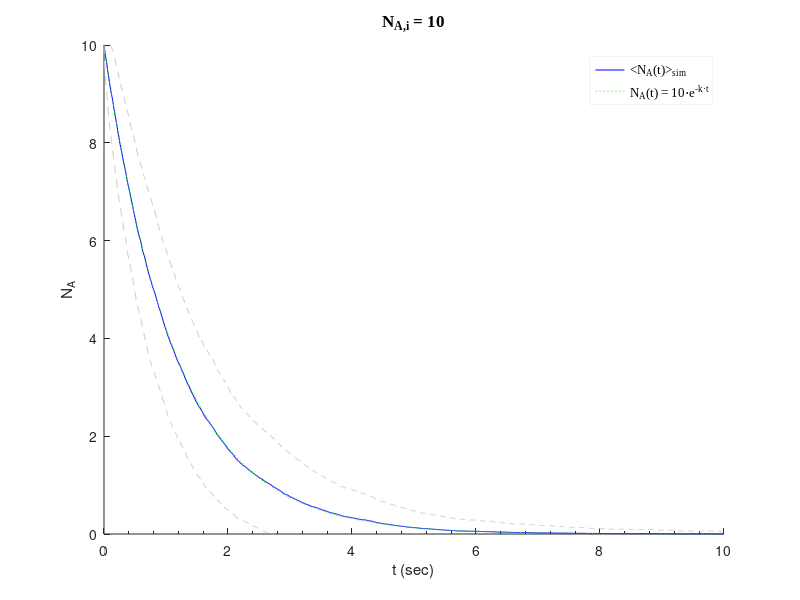
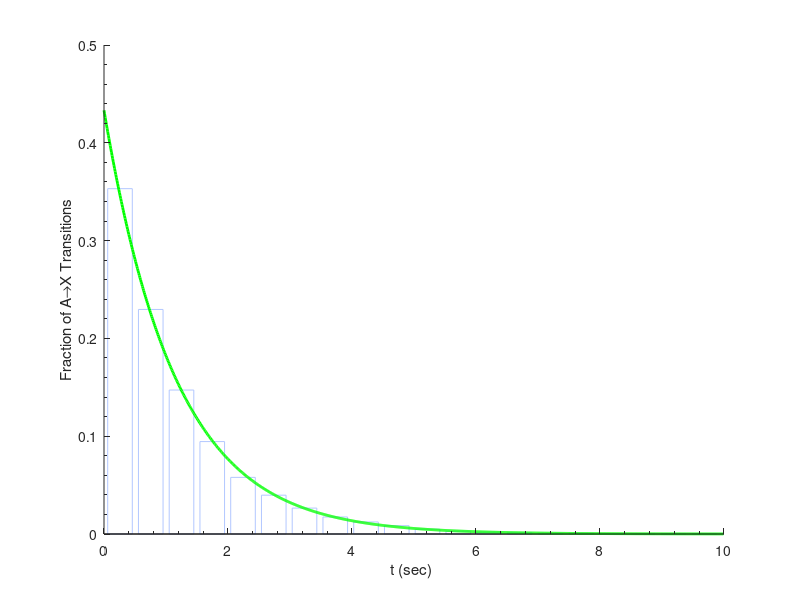

Write MATLAB code to recreate these figures, in order. (Note: this script raises an error after producing the figures.)
%  A --> B  ; Simulating 1st order kinetics. Considering individual agents.

% Author: Alex Plakantonakis,   Copyright (c) 2019
% License: GNU GPLv3

clear; clc;             tic

% Assume constant time step increment (sec)
dt = 0.01;
totalTime = 10;                                 % Simulation time (sec)
t_steps = totalTime / dt;
time = 0:dt:totalTime-dt;

agents = 10;                                    % Initial number of A agents
lambda = 0.8;                   
k = log(2)/lambda;

reps = 1000;                                      % Number of times to repeat experiment

% k_calc = zeros(size(dt_array,2),n);
S = zeros(reps,t_steps);                        % To monitor population size
extt = zeros(reps,agents);                     % To monitor extinction time of agents

for n = 1:reps

    A = ones(1,agents);      
    S(n,1) = agents;
    P = zeros(1,t_steps);
    
    for t = 2:t_steps
        
        tempA = find(A==1);                     % find "alive" A agents
        
        for i = 1:size(tempA,2)
                
                P(t) = 1 - 2^(-dt/lambda);      % P from integrated rate law
%                     P(t) = k*dt;              % P from differential rate law

                if rand < P(t)                  % **** check probability condition ****
                    A(tempA(i)) = 0;            % agent dies
                    extt(n,tempA(i)) = time(t);        
                end         
                
        end                 % 'for i' loop
        
        S(n,t) = sum(A);
                
    end                     % 'for t' loop
    
%     k_calc(y,x) = FitCurve_exp_FixA(time',S',agents);
end                         % 'for n' loop

avg = mean(S);                          sdev = std(S);
y_theory = agents * exp(-k .* time);

%% Remove zeros from extt (zeros represent agents that didn't die within totalTime)
for z=1:agents
    extt_zeros = find(extt(:,z)==0);
    for a = 1:size(extt_zeros,1)
        extt(extt_zeros(a),z) = NaN;
    end
end
extt = reshape(extt,[],1);                      % Reshape into column vector

%% Plot results
figure;
p1 = plot(time,avg,'b');           hold on;
p2 = plot(time,avg+sdev,'k','LineStyle','--','Color',[0.8 0.8 0.8]);
p3 = plot(time,avg-sdev,'k','LineStyle','--','Color',[0.8 0.8 0.8]);
p4 = plot(time,y_theory,':g');

title(['N_{A,i} = ' num2str(agents)],'FontName','Times New Roman','FontSize',12);
axis([0 totalTime 0 agents]);
set(gca,'XMinorTick','on','Box','off');
xlabel('t (sec)');                      ylabel('N_A');

leg0 = legend([p1 p4],'<N_A(t)>_{sim}','N_A(t) = 10\cdote^{-k\cdott}');
set(leg0,'FontName','Times New Roman','FontSize',9,...
    'EdgeColor',[0.95 0.95 0.95],'Location','NorthEast');       

% hgsave(['o1_TCdev_A=' num2str(agents) '.fig']);
%% Plot Extinction time distribution 
bins = 20;

figure;
% hist(extt);                                   % histogram for all agents
% h = findobj(gca,'Type','patch');              % use set(h(1),...) commands below to customize

[num1, c1] = hist(extt,bins);                   % obtain histogram data
Num1 = num1 / (reps*agents);                    % Normalize

b = bar(c1',Num1');                                             hold on;
set(b(1),'FaceColor','flat','EdgeColor',[0.70 0.78 1]);  

exp_PDF1 = 1 / (bins/totalTime) * k * exp(- k .* time);
% PDFs need to be adjusted for the number of bins in the histogram
% in order to obtain proper fits. Adjustment: divide by (bins/totalTime)

plot(time,exp_PDF1,'-','Color','g','LineWidth',2);

% *** Use curve-fitting to verify Exponential Dist PDF. ***
% [est1,y_fit1] = FitCurve_exp_Fixk(c1',Num1',k);       % fit for fixed k
% [est1,y_fit1] = FitCurve_exp(c1',Num1');
% * Graph Fits *
% plot(c1,y_fit1,'-','Color',[0.15 0.15 1],'LineWidth',1);
% *********************************************************

set(gca,'XMinorTick','on','YMinorTick','on','Box','off');
% set(gca,'XTick',[0 1 2 3 4 5 6 7 8 9 10]);
xlabel('t (sec) ');             ylabel('Fraction of A\rightarrowX Transitions');

% leg1 = legend(['Subspecies A1, k_{A1} = ' num2str(k_sub(1)) ' sec^{-1}']);
% set(leg1,'FontName','Times New Roman','FontSize',9,...
%     'EdgeColor',[0.95 0.95 0.95],'Location','NorthEast');    

% Coefficients of Determination R^2 for histogram fits to exponential dist PDF.
exp_PDF1d = 1 / (bins/totalTime) * k * exp(- k * c1);       % Discretize exp PDF

disp(['R^2 = ' num2str(CoefDet(Num1,exp_PDF1d))]);

% ** Note: the distribution is the same no matter what the initial population is. **
%% Finish
toc
clear a i t x z p* leg* P A tempA;
save(['o1_A=' num2str(agents) '_extt.mat']);
